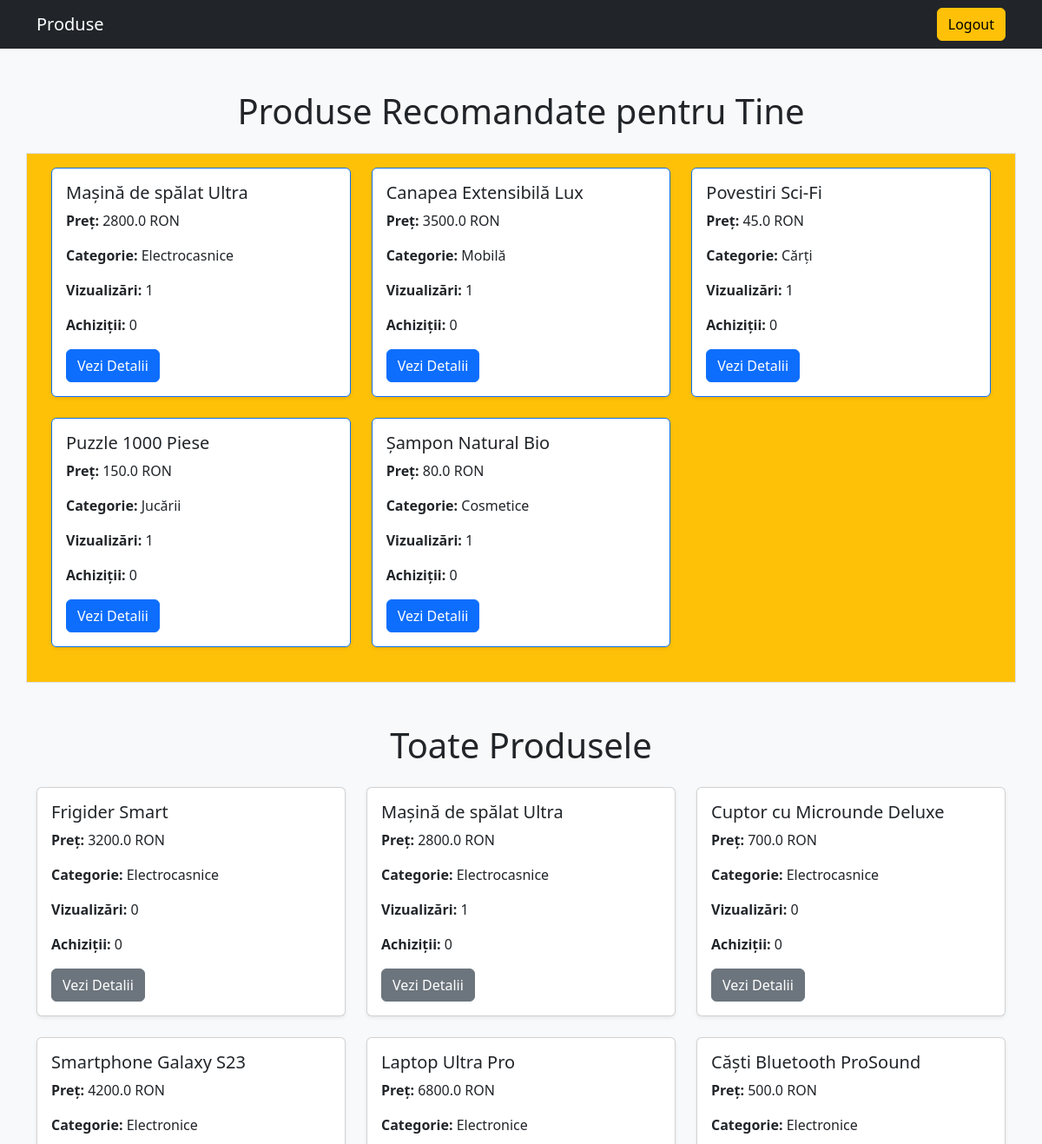
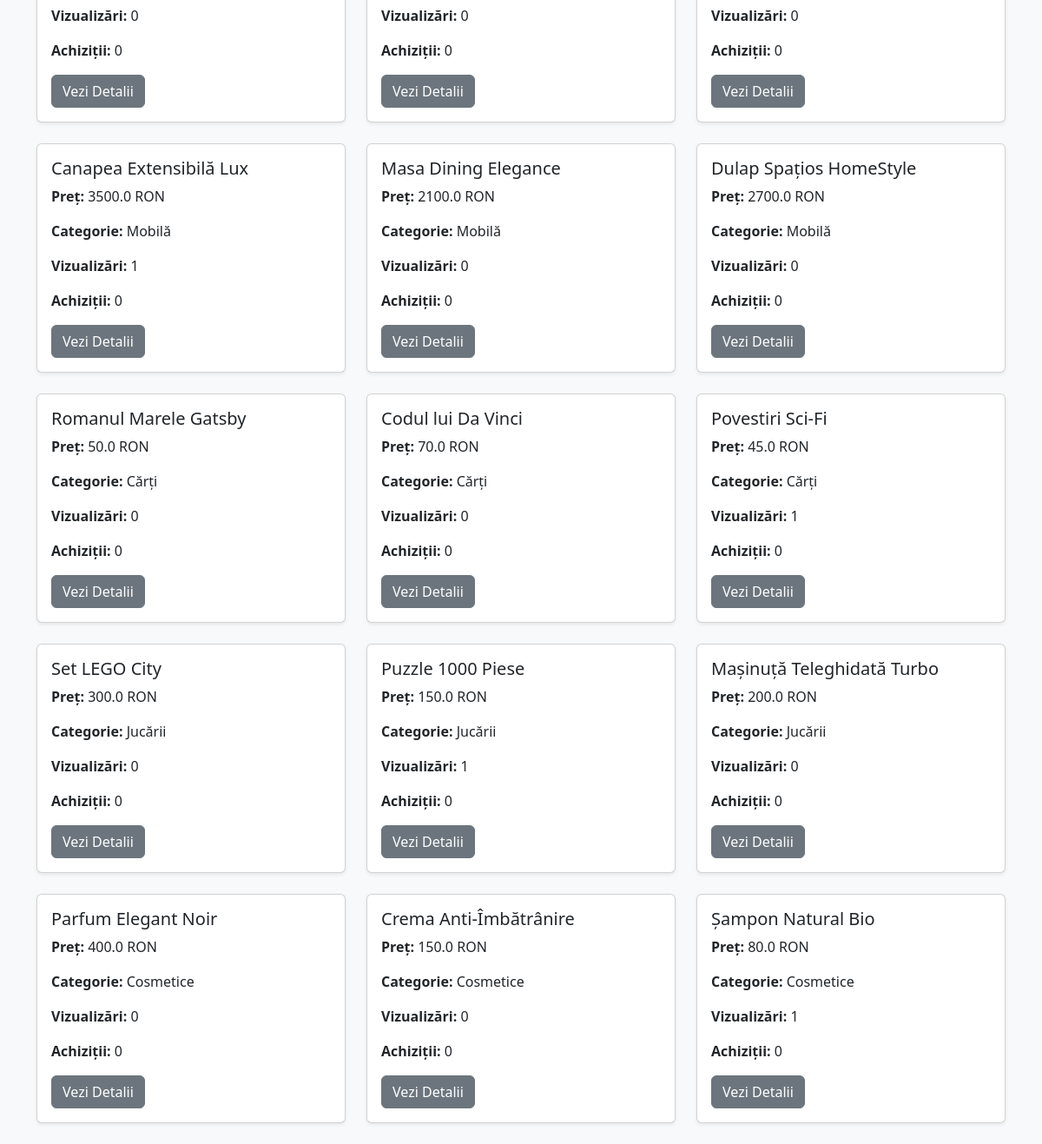
Screenshot of / (signed in) with the database file from the repository (2 pictures, top to bottom).
### models.py (models this page shows, shortened)
class Product(db.Model):
    id = db.Column(db.Integer, primary_key=True)
    name = db.Column(db.String(100))
    category = db.Column(db.String(50))
    price = db.Column(db.Float)
    description = db.Column(db.Text)
    views = db.Column(db.Integer, default=0)
    purchases = db.Column(db.Integer, default=0)

### app.py (the view)
@app.route("/")
@login_required
def home():
    produse = Product.query.all()
    produse_recomandate = get_recommended_products(session.get('user_id'))
    return render_template("index.html",
                           produse=produse,
                           produse_recomandate=produse_recomandate,
                           user_role=session.get('role'))

### app.py (called while the page is built)
def get_recommended_products(user_id):
    viewed = UserInteraction.query.filter_by(user_id=user_id).order_by(UserInteraction.id.desc()).limit(10).all()
    purchased = PurchaseHistory.query.filter_by(user_id=user_id).limit(5).all()
    viewed_categories = [Product.query.get(i.product_id).category for i in viewed]
    purchased_categories = [Product.query.get(i.product_id).category for i in purchased]
    all_categories = list(set(viewed_categories + purchased_categories))
    produse_recomandate = (
        Product.query.filter(Product.category.in_(all_categories))
        .order_by(Product.views.desc(), Product.purchases.desc())
        .limit(5)
        .all()
    )
    return produse_recomandate

def login_required(f):
    @wraps(f)
    def decorated_function(*args, **kwargs):
        if "user_id" not in session:
            flash("Trebuie să fii autentificat pentru a accesa această pagină.")
            return redirect(url_for("login"))
        return f(*args, **kwargs)
    return decorated_function

### templates/index.html (shortened to what this page needs)
<!DOCTYPE html>
<html lang="ro">
<head>
    <link rel="stylesheet" href="https://cdn.jsdelivr.net/npm/bootstrap@5.3.0/dist/css/bootstrap.min.css">
</head>
<body class="bg-light">
<nav class="navbar navbar-expand-lg navbar-dark bg-dark">
    <div class="container">
        <a class="navbar-brand" href="/">Produse</a>
        <div class="ml-auto">
            {% if user_role %}
                <a href="{{ url_for('logout') }}" class="btn btn-warning">Logout</a>
            {% else %}
                <a href="{{ url_for('login') }}" class="btn btn-primary">Login</a>
                <a href="{{ url_for('register') }}" class="btn btn-success">Register</a>
            {% endif %}
        </div>
    </div>
</nav>
<div class="container mt-5">
    <h1 class="text-center mb-4">Produse Recomandate pentru Tine</h1>
    {% if produse_recomandate %}
    <div class="row mb-5 border p-3 bg-warning">
        {% for produs in produse_recomandate %}
        <div class="col-md-4 mb-4">
            <div class="card border-primary shadow-sm">
                <div class="card-body">
                    <h5 class="card-title">{{ produs.name }}</h5>
                    <p class="card-text"><strong>Preț:</strong> {{ produs.price }} RON</p>
                    <p class="card-text"><strong>Categorie:</strong> {{ produs.category }}</p>
                    <p class="card-text"><strong>Vizualizări:</strong> {{ produs.views }}</p>
                    <p class="card-text"><strong>Achiziții:</strong> {{ produs.purchases }}</p>
                    <a href="{{ url_for('view_product', product_id=produs.id) }}" class="btn btn-primary">Vezi Detalii</a>
                </div>
            </div>
        </div>
        {% endfor %}
    </div>
    {% else %}
    <p class="text-center">Nu există produse recomandate încă. Vizualizează produse pentru recomandări personalizate.</p>
    {% endif %}
</div>
<div class="container mt-5">
    <h1 class="text-center mb-4">Toate Produsele</h1>
    <div class="row">
        {% for produs in produse %}
        <div class="col-md-4 mb-4">
            <div class="card shadow-sm">
                <div class="card-body">
                    <h5 class="card-title">{{ produs.name }}</h5>
                    <p class="card-text"><strong>Preț:</strong> {{ produs.price }} RON</p>
                    <p class="card-text"><strong>Categorie:</strong> {{ produs.category }}</p>
                    <p class="card-text"><strong>Vizualizări:</strong> {{ produs.views }}</p>
                    <p class="card-text"><strong>Achiziții:</strong> {{ produs.purchases }}</p>
                    <a href="{{ url_for('view_product', product_id=produs.id) }}" class="btn btn-secondary">Vezi Detalii</a>
                </div>
            </div>
        </div>
        {% endfor %}
    </div>
</div>
</body>
</html>

### rows the page displays
Product: name "Mașină de spălat Ultra", price "2800.0", category "Electrocasnice", views "1", purchases "0"
Product: name "Canapea Extensibilă Lux", price "3500.0", category "Mobilă", views "1", purchases "0"
Product: name "Povestiri Sci-Fi", price "45.0", category "Cărți", views "1", purchases "0"
Product: name "Puzzle 1000 Piese", price "150.0", category "Jucării", views "1", purchases "0"
Product: name "Șampon Natural Bio", price "80.0", category "Cosmetice", views "1", purchases "0"
Product: name "Frigider Smart", price "3200.0", category "Electrocasnice", views "0", purchases "0"
Product: name "Cuptor cu Microunde Deluxe", price "700.0", category "Electrocasnice", views "0", purchases "0"
Product: name "Smartphone Galaxy S23", price "4200.0", category "Electronice", views "0", purchases "0"
Product: name "Laptop Ultra Pro", price "6800.0", category "Electronice", views "0", purchases "0"
Product: name "Căști Bluetooth ProSound", price "500.0", category "Electronice", views "0", purchases "0"
Product: name "Masa Dining Elegance", price "2100.0", category "Mobilă", views "0", purchases "0"
Product: name "Dulap Spațios HomeStyle", price "2700.0", category "Mobilă", views "0", purchases "0"
Product: name "Romanul Marele Gatsby", price "50.0", category "Cărți", views "0", purchases "0"
Product: name "Codul lui Da Vinci", price "70.0", category "Cărți", views "0", purchases "0"
Product: name "Set LEGO City", price "300.0", category "Jucării", views "0", purchases "0"
Product: name "Mașinuță Teleghidată Turbo", price "200.0", category "Jucării", views "0", purchases "0"
Product: name "Parfum Elegant Noir", price "400.0", category "Cosmetice", views "0", purchases "0"
Product: name "Crema Anti-Îmbătrânire", price "150.0", category "Cosmetice", views "0", purchases "0"
